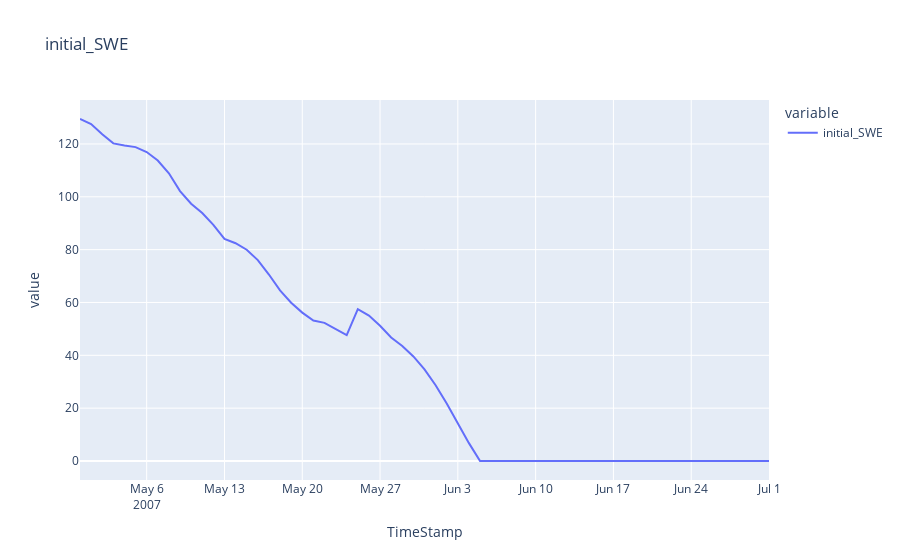

Notebook source saved alongside this figure:
### Code cell
fig = px.line(state_df, x=state_df.index, y=['initial_SWE',],title="initial_SWE")
fig.show()
